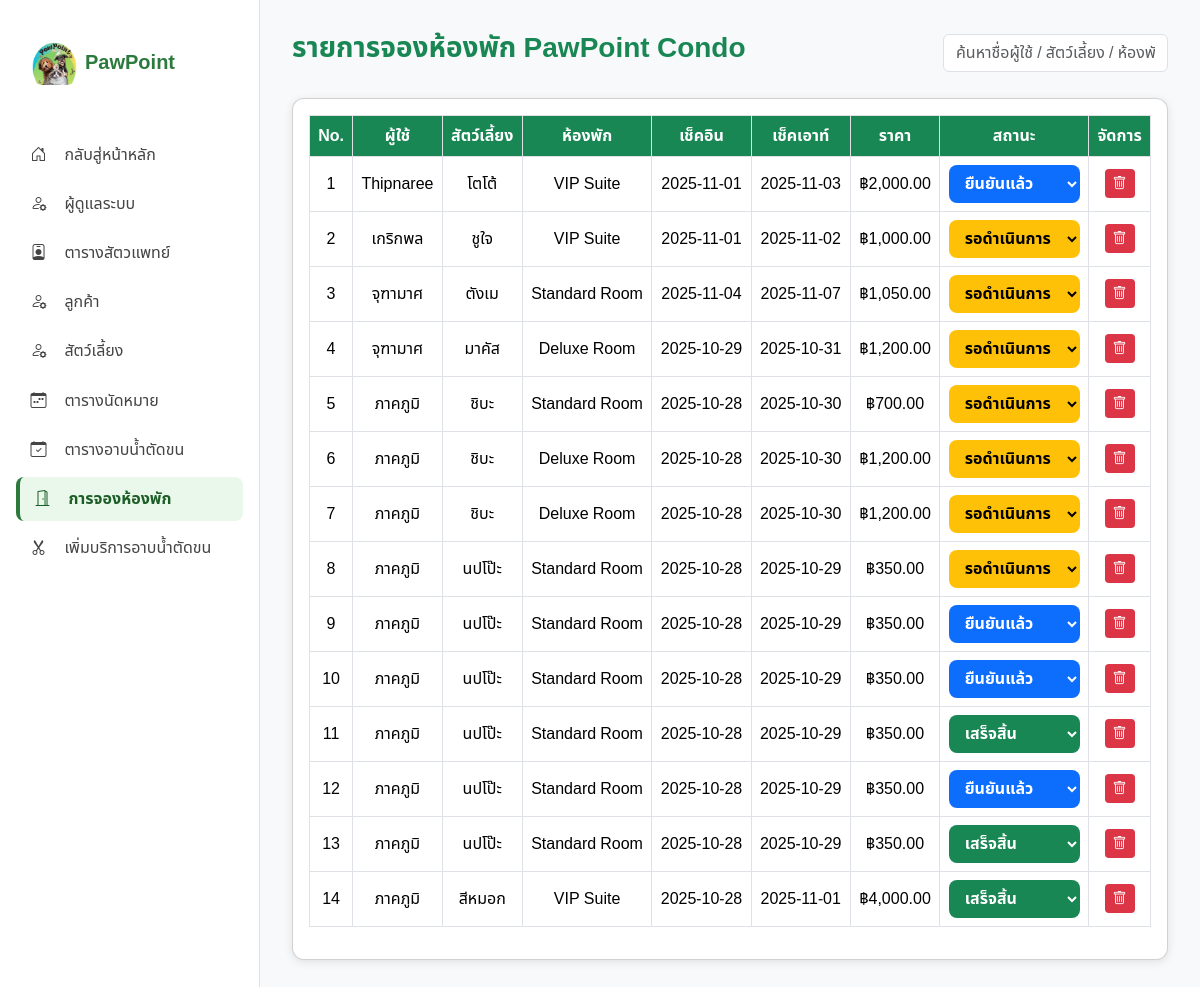
The page /myadmin/room_booking.php (signed in) on the database its author committed.
### tables this page shows
CREATE TABLE `room_booking` (
  `id` int(11) NOT NULL,
  `user_id` int(11) DEFAULT NULL,
  `pet_name` varchar(100) DEFAULT NULL,
  `room_type_id` int(11) DEFAULT NULL,
  `checkin_date` date DEFAULT NULL,
  `checkout_date` date DEFAULT NULL,
  `total_price` decimal(10,2) DEFAULT NULL,
  `status` enum('pending','confirmed','completed','cancelled') DEFAULT 'pending',
  `created_at` timestamp NOT NULL DEFAULT current_timestamp()
);

CREATE TABLE `users` (
  `user_id` int(11) NOT NULL,
  `username` varchar(50) NOT NULL,
  `password` varchar(255) NOT NULL,
  `email` varchar(100) NOT NULL,
  `phone` varchar(20) NOT NULL,
  `address` text NOT NULL,
  `created_at` timestamp NOT NULL DEFAULT current_timestamp(),
  `status` enum('active','inactive') DEFAULT 'active'
);

CREATE TABLE `room_type` (
  `id` int(11) NOT NULL,
  `name` varchar(100) NOT NULL,
  `description` text DEFAULT NULL,
  `price_night` decimal(10,2) NOT NULL DEFAULT 0.00,
  `price_week` decimal(10,2) DEFAULT NULL
);

### myadmin/room_booking.php (the view, shortened to what this page needs)
<?php
include 'config/db.php';
function safe($value)
{
    return htmlspecialchars($value ?? '', ENT_QUOTES, 'UTF-8');
}
$stmt = $conn->query("
  SELECT
      rb.*,
      u.username,
      rb.pet_name,
      rt.name AS room_name,
      rt.id AS room_id
  FROM room_booking rb
  LEFT JOIN users u ON rb.user_id = u.user_id
  LEFT JOIN room_type rt ON rb.room_type_id = rt.id
  ORDER BY rb.id DESC
");
$bookings = $stmt->fetchAll(PDO::FETCH_ASSOC);
?>
<!DOCTYPE html>
<html lang="th">
<head>
  <link href="https://cdn.jsdelivr.net/npm/bootstrap@5.3.3/dist/css/bootstrap.min.css" rel="stylesheet">
  <link href="https://cdn.jsdelivr.net/npm/bootstrap-icons@1.11.3/font/bootstrap-icons.css" rel="stylesheet">
</head>
<body>
  <?php include 'sidebar.php'; ?>
  <div class="main-content">
    <div class="d-flex justify-content-between align-items-center mb-4">
      <h3 class="fw-bold text-success">รายการจองห้องพัก PawPoint Condo</h3>
      <div class="search-box">
        <input type="text" id="searchInput" placeholder="ค้นหาชื่อผู้ใช้ / สัตว์เลี้ยง / ห้องพัก..." class="form-control">
      </div>
    </div>
    <div class="card p-3">
      <table class="table table-bordered table-hover align-middle" id="bookingTable">
        <thead>
          <tr class="text-center">
            <th>No.</th>
            <th>ผู้ใช้</th>
            <th>สัตว์เลี้ยง</th>
            <th>ห้องพัก</th>
            <th>เช็คอิน</th>
            <th>เช็คเอาท์</th>
            <th>ราคา</th>
            <th>สถานะ</th>
            <th>จัดการ</th>
          </tr>
        </thead>
        <tbody>
          <?php
          $i = 1;
          $statusText = [
            'pending' => 'รอดำเนินการ',
            'confirmed' => 'ยืนยันแล้ว',
            'completed' => 'เสร็จสิ้น',
            'cancelled' => 'ยกเลิก'
          ];
          foreach ($bookings as $b): ?>
            <tr class="text-center">
              <td><?= $i++ ?></td>
              <td><?= safe($b['username'] ?? '-') ?></td>
              <td><?= safe($b['pet_name']) ?></td>
              <td><?= safe($b['room_name']) ?></td>
              <td><?= safe($b['checkin_date']) ?></td>
              <td><?= safe($b['checkout_date']) ?></td>
              <td>฿<?= number_format($b['total_price'] ?? 0, 2) ?></td>
              <td>
                <select class="status-select status-<?= $b['status'] ?>" data-id="<?= $b['id'] ?>">
                  <?php foreach ($statusText as $key => $text): ?>
                    <option value="<?= $key ?>" <?= $b['status'] === $key ? 'selected' : '' ?>>
                      <?= $text ?>
                    </option>
                  <?php endforeach; ?>
                </select>
              </td>
              <td>
                <button class="btn btn-delete btn-sm" onclick="deleteBooking(<?= $b['id'] ?>)">
                  <i class="bi bi-trash"></i>
                </button>
              </td>
            </tr>
          <?php endforeach; ?>
        </tbody>
      </table>
    </div>
  </div>
</body>
</html>

### myadmin/room_booking.php (style rules this page uses)
* { font-family: 'Noto Sans Thai', sans-serif; }
body { background: #f7f9fb; display: flex; height: 100vh; overflow-x: hidden; }
.main-content { margin-left: 260px; padding: 2rem; flex: 1; overflow-y: auto; }
.table th { background-color: #198754 !important; color: white; text-align: center; }
.table td { text-align: center; vertical-align: middle; }
.card { border-radius: 12px; box-shadow: 0 2px 10px rgba(0, 0, 0, 0.1); background-color: #fff; }
.btn-delete { background-color: #dc3545; color: white; border: none; }
.status-select { color: white; font-weight: 600; border: none; border-radius: 8px; padding: 6px 12px; }
.status-pending { background-color: #ffc107 !important; color: black !important; }
.status-confirmed { background-color: #0d6efd !important; color: white !important; }
.status-completed { background-color: #198754 !important; color: white !important; }
select.status-select option { color: black !important; }

### myadmin/sidebar.php (style rules this page uses)
.main-content { margin-left: 260px; padding: 2rem; flex: 1; }

### rows shown on the page
room_booking: user.username "Thipnaree", pet_name "โตโต้", room_type.name "VIP Suite", checkin_date "2025-11-01", checkout_date "2025-11-03", total_price "2,000.00", status+id "ยืนยันแล้ว"
room_booking: user.username "เกริกพล", pet_name "ชูใจ", room_type.name "VIP Suite", checkin_date "2025-11-01", checkout_date "2025-11-02", total_price "1,000.00", status+id "รอดำเนินการ"
room_booking: user.username "จุฑามาศ", pet_name "ตังเม", room_type.name "Standard Room", checkin_date "2025-11-04", checkout_date "2025-11-07", total_price "1,050.00", status+id "รอดำเนินการ"
room_booking: user.username "จุฑามาศ", pet_name "มาคัส", room_type.name "Deluxe Room", checkin_date "2025-10-29", checkout_date "2025-10-31", total_price "1,200.00", status+id "รอดำเนินการ"
room_booking: user.username "ภาคภูมิ", pet_name "ชิบะ", room_type.name "Standard Room", checkin_date "2025-10-28", checkout_date "2025-10-30", total_price "700.00", status+id "รอดำเนินการ"
room_booking: user.username "ภาคภูมิ", pet_name "ชิบะ", room_type.name "Deluxe Room", checkin_date "2025-10-28", checkout_date "2025-10-30", total_price "1,200.00", status+id "รอดำเนินการ"
room_booking: user.username "ภาคภูมิ", pet_name "ชิบะ", room_type.name "Deluxe Room", checkin_date "2025-10-28", checkout_date "2025-10-30", total_price "1,200.00", status+id "รอดำเนินการ"
room_booking: user.username "ภาคภูมิ", pet_name "นปโป๊ะ", room_type.name "Standard Room", checkin_date "2025-10-28", checkout_date "2025-10-29", total_price "350.00", status+id "รอดำเนินการ"
room_booking: user.username "ภาคภูมิ", pet_name "นปโป๊ะ", room_type.name "Standard Room", checkin_date "2025-10-28", checkout_date "2025-10-29", total_price "350.00", status+id "ยืนยันแล้ว"
room_booking: user.username "ภาคภูมิ", pet_name "นปโป๊ะ", room_type.name "Standard Room", checkin_date "2025-10-28", checkout_date "2025-10-29", total_price "350.00", status+id "ยืนยันแล้ว"
room_booking: user.username "ภาคภูมิ", pet_name "นปโป๊ะ", room_type.name "Standard Room", checkin_date "2025-10-28", checkout_date "2025-10-29", total_price "350.00", status+id "เสร็จสิ้น"
room_booking: user.username "ภาคภูมิ", pet_name "นปโป๊ะ", room_type.name "Standard Room", checkin_date "2025-10-28", checkout_date "2025-10-29", total_price "350.00", status+id "ยืนยันแล้ว"
room_booking: user.username "ภาคภูมิ", pet_name "นปโป๊ะ", room_type.name "Standard Room", checkin_date "2025-10-28", checkout_date "2025-10-29", total_price "350.00", status+id "เสร็จสิ้น"
room_booking: user.username "ภาคภูมิ", pet_name "สีหมอก", room_type.name "VIP Suite", checkin_date "2025-10-28", checkout_date "2025-11-01", total_price "4,000.00", status+id "เสร็จสิ้น"
